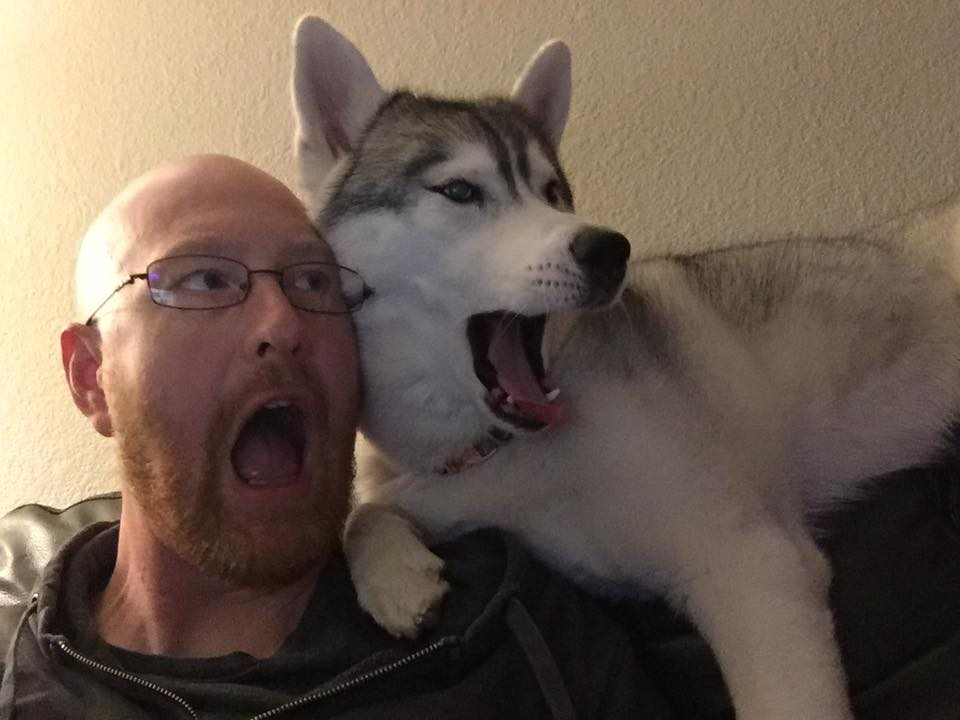
#> input picture aspen.jpg, 960 x 720 px
$ python images.py
#> lines starting #> are read from the running program, lines starting #| are printed output that depends on the picture
#> the answer given: aspen.jpg
#> the answer given: out.png
#> the answer given: 100
# pip install Pillow
from PIL import Image

# Function to resize the image
def resize_image(input_path, output_path, new_width):
    # Error handling for opening the image with PIL
#> called with input_path = 'aspen.jpg', output_path = 'out.png', new_width = 100
    try:
        # Open The Image
        # img = Image.open(input_path)
        with Image.open(input_path) as img:
            # Get the original dimensions
            # print(img.size)
            # img.size == (960, 720)
#> img is the input picture: PIL image 960x720 RGB; mean R, G, B 110.5, 94, 81.6
            width,height = img.size
#> width = 960; height = 720
            # Print out our dimensions
            print(f"Original Size: {width} x {height}")
#| Original Size: 960 x 720

            # Calculate the new height to maintain the aspect ratio
            aspect_ratio = height / width
#> aspect_ratio = 0.75

            # Aspen.jpg width=960 height=720
            # Aspen aspect ratio = .75
            # Resized width = 480 resized height = 360

            # get the new height
            new_height = int(new_width * aspect_ratio)
#> new_height = 75

            # Resize the image
            resized_image = img.resize((new_width, new_height))
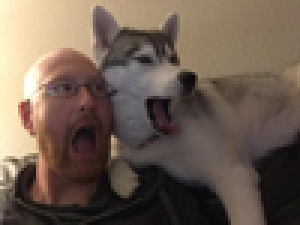
#> resized_image: PIL image 100x75 RGB (shown 3 times larger); mean R, G, B 110.5, 94, 81.6

            # Save the new image
            resized_image.save(output_path)

            # Output the results to the user
            print(f"Image resied and saved as {output_path}. New Size: {new_width} x {new_height}")
#| Image resied and saved as out.png. New Size: 100 x 75


    except IOError:
        print("Error: Unable to open or save the image. Please check the file paths.")


# Main Function
def image_resizer():
    # c:/python-projects/aspen.jpg
    input_path = input("Enter the path of the image to resize: ")
    output_path = input("Enter the output path for the resized image: ")
    new_width = int(input("Enter the new width for the resized image: "))

    # Resize the image
    resize_image(input_path, output_path, new_width)


# Call the main function
image_resizer()
